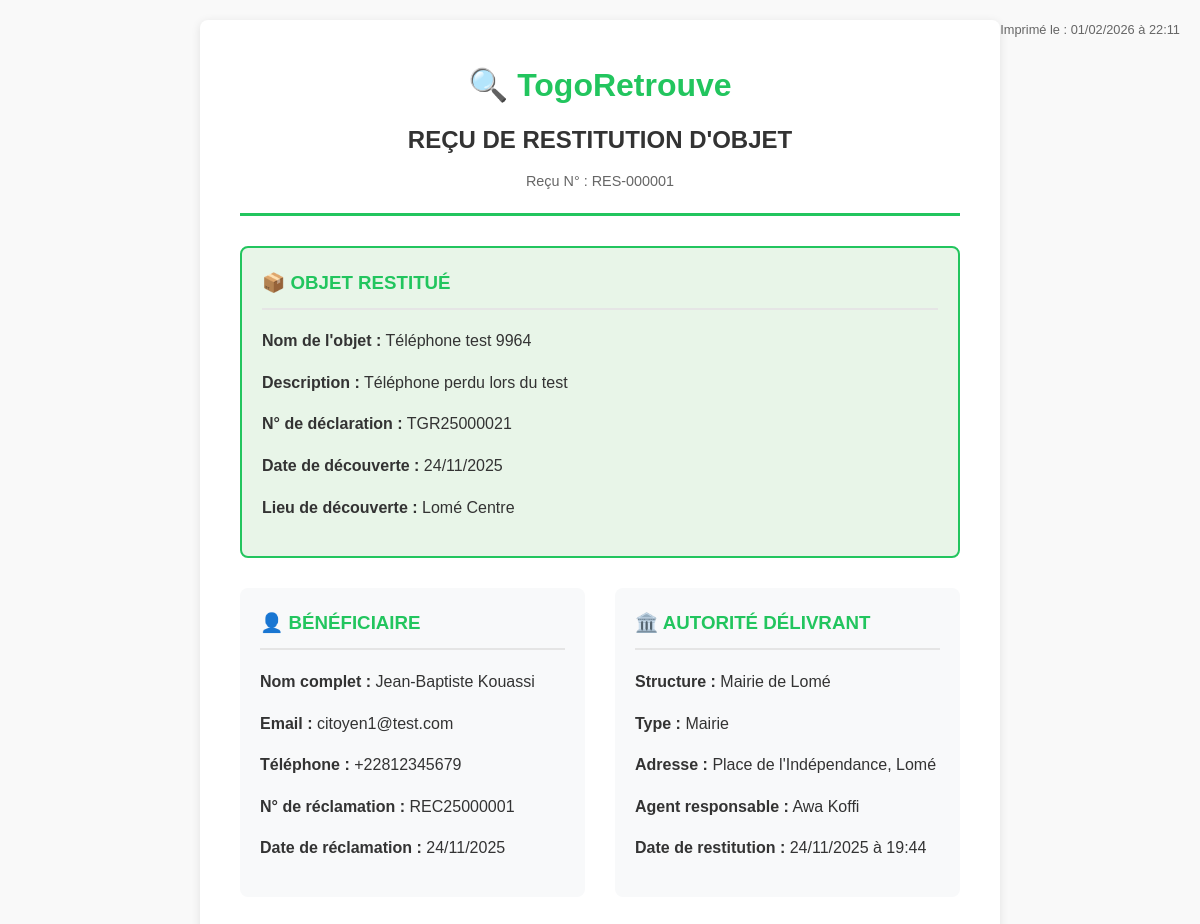
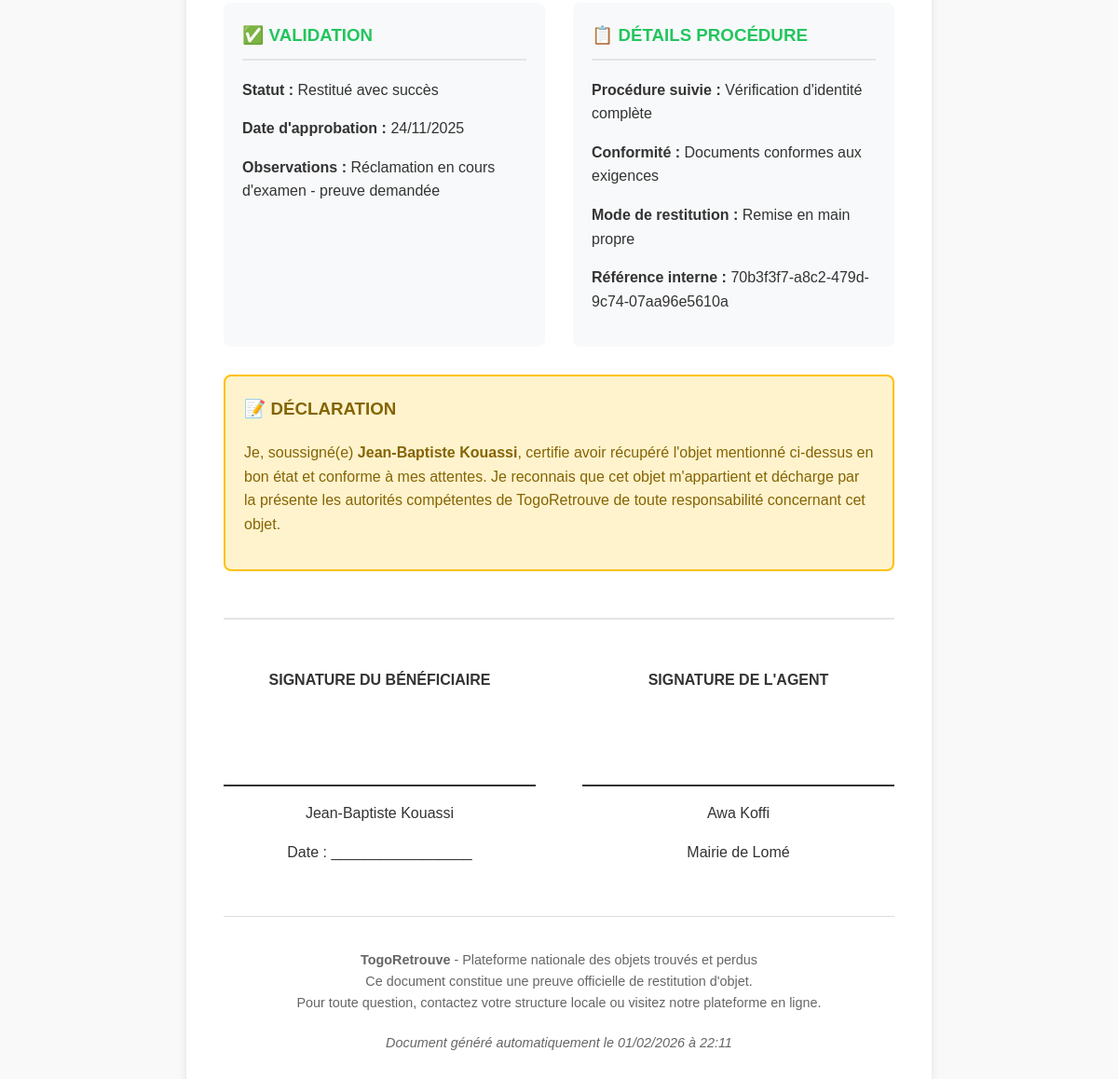
Page /agent/recu/1/ (signed in) on the committed database (2 pictures, top to bottom).
### core/models.py (models this page shows, shortened)
class Reclamation(models.Model):
    STATUT_CHOICES = [
        ('soumise', 'Soumise'),
        ('en_cours', 'En cours de vérification'),
        ('approuvee', 'Approuvée'),
        ('rejetee', 'Rejetée'),
        ('retiree', 'Retirée par le réclamant'),
    ]
    uuid = models.UUIDField(default=uuid.uuid4, unique=True, editable=False)
    numero_reclamation = models.CharField(max_length=20, unique=True, blank=True)
    declaration = models.ForeignKey(Declaration, on_delete=models.CASCADE, related_name='reclamations')
    reclamant = models.ForeignKey(Utilisateur, on_delete=models.CASCADE, related_name='mes_reclamations')
    agent_traitant = models.ForeignKey(Utilisateur, on_delete=models.SET_NULL, null=True, blank=True,
                                     related_name='reclamations_traitees',
                                     limit_choices_to={'role__in': ['agent', 'admin', 'superadmin']})
    statut = models.CharField(max_length=15, choices=STATUT_CHOICES, default='soumise')
    justification = models.TextField(help_text="Pourquoi cet objet vous appartient-il ?")
    telephone_contact = models.CharField(max_length=20, blank=True)
    email_contact = models.EmailField(blank=True)
    date_reclamation = models.DateTimeField(auto_now_add=True)
    date_traitement = models.DateTimeField(null=True, blank=True)
    date_retrait_prevue = models.DateTimeField(null=True, blank=True)
    commentaire_reclamant = models.TextField(blank=True)
    commentaire_agent = models.TextField(blank=True, help_text="Commentaire interne de l'agent")
    motif_rejet = models.TextField(blank=True)
    priorite = models.IntegerField(default=1, choices=[(1, 'Normale'), (2, 'Haute'), (3, 'Urgente')])
    derniere_modification = models.DateTimeField(auto_now=True)
    class Meta:
        ordering = ['-date_reclamation']
        unique_together = ('declaration', 'reclamant')

class Declaration(models.Model):
    STATUT_CHOICES = [
        ('cree', 'Créé'),
        ('en_validation', 'En validation'),
        ('valide', 'Validé'),
        ('publie', 'Publié'),
        ('reclame', 'Réclamé'),
        ('en_verification', 'En vérification'),
        ('restitue', 'Restitué'),
        ('rejete', 'Rejeté'),
        ('archive', 'Archivé'),
    ]
    TYPE_CHOICES = [
        ('perdu', 'Objet perdu'),
        ('trouve', 'Objet trouvé'),
    ]
    uuid = models.UUIDField(default=uuid.uuid4, unique=True, editable=False)
    numero_declaration = models.CharField(max_length=20, unique=True, blank=True)
    type_declaration = models.CharField(max_length=10, choices=TYPE_CHOICES)
    statut = models.CharField(max_length=20, choices=STATUT_CHOICES, default='cree')
    nom_objet = models.CharField(max_length=200)
    description = models.TextField()
    categorie = models.ForeignKey(CategorieObjet, on_delete=models.SET_NULL, null=True, blank=True)
    photo_principale = models.ImageField(upload_to='declarations/', blank=True, null=True)
    region = models.ForeignKey(Region, on_delete=models.SET_NULL, null=True, blank=True)
    prefecture = models.ForeignKey(Prefecture, on_delete=models.SET_NULL, null=True, blank=True)
    structure_locale = models.ForeignKey(StructureLocale, on_delete=models.SET_NULL, null=True, blank=True)
    lieu_precis = models.CharField(max_length=300, help_text="Lieu précis de perte/découverte")
    date_incident = models.DateField(help_text="Date de perte ou de découverte")
    date_declaration = models.DateTimeField(auto_now_add=True)
    date_publication = models.DateTimeField(null=True, blank=True)
    date_restitution = models.DateTimeField(null=True, blank=True)
    declarant = models.ForeignKey(Utilisateur, on_delete=models.CASCADE, related_name='mes_declarations')
    agent_validateur = models.ForeignKey(Utilisateur, on_delete=models.SET_NULL, null=True, blank=True,
                                       related_name='declarations_validees',
                                       limit_choices_to={'role__in': ['agent', 'admin', 'superadmin']})
    commentaire_declarant = models.TextField(blank=True)
    commentaire_agent = models.TextField(blank=True, help_text="Commentaire interne de l'agent")
    priorite = models.IntegerField(default=1, choices=[(1, 'Normale'), (2, 'Haute'), (3, 'Urgente')])
    visible_publiquement = models.BooleanField(default=True)
    nombre_vues = models.PositiveIntegerField(default=0)
    derniere_modification = models.DateTimeField(auto_now=True)
    class Meta:
        ordering = ['-date_declaration']
        permissions = [
            ("can_validate_declaration", "Peut valider une déclaration"),
            ("can_publish_declaration", "Peut publier une déclaration"),
            ("can_archive_declaration", "Peut archiver une déclaration"),
        ]

class Utilisateur(AbstractUser):
    telephone = models.CharField(max_length=20, blank=True, null=True)
    ROLE_CHOICES = [
        ('citoyen', 'Citoyen'),
        ('agent', 'Agent'),
        ('admin', 'Administrateur'),
    ]
    role = models.CharField(max_length=12, choices=ROLE_CHOICES, default='citoyen')
    region = models.ForeignKey(Region, on_delete=models.SET_NULL, blank=True, null=True)
    prefecture = models.ForeignKey(Prefecture, on_delete=models.SET_NULL, blank=True, null=True)
    structure_locale = models.ForeignKey(StructureLocale, on_delete=models.SET_NULL, blank=True, null=True)
    date_derniere_connexion = models.DateTimeField(null=True, blank=True)
    actif = models.BooleanField(default=True)
    verifie = models.BooleanField(default=False, help_text="Compte vérifié par un admin")
    date_verification = models.DateTimeField(null=True, blank=True)
    class Meta:
        permissions = [
            ("can_manage_declarations", "Peut gérer les déclarations"),
            ("can_validate_claims", "Peut valider les réclamations"),
            ("can_manage_users", "Peut gérer les utilisateurs"),
            ("can_view_analytics", "Peut voir les analytics"),
            ("can_manage_regions", "Peut gérer les régions"),
        ]

class StructureLocale(models.Model):
    TYPE_CHOICES = [
        ('commissariat', 'Commissariat'),
        ('mairie', 'Mairie'),
        ('gendarmerie', 'Gendarmerie'),
        ('poste', 'Bureau de poste'),
        ('autre', 'Autre structure locale'),
    ]
    nom = models.CharField(max_length=150)
    type_structure = models.CharField(max_length=20, choices=TYPE_CHOICES)
    prefecture = models.ForeignKey(Prefecture, on_delete=models.CASCADE, related_name='structures_locales')
    adresse = models.TextField(blank=True)
    telephone = models.CharField(max_length=20, blank=True)
    email = models.EmailField(blank=True)
    actif = models.BooleanField(default=True)
    date_creation = models.DateTimeField(auto_now_add=True, null=True)
    class Meta:
        ordering = ['nom']

class Prefecture(models.Model):
    region = models.ForeignKey(Region, on_delete=models.CASCADE, related_name='prefectures')
    nom = models.CharField(max_length=100)
    code = models.CharField(max_length=10, unique=True, null=True, blank=True)
    actif = models.BooleanField(default=True)
    date_creation = models.DateTimeField(auto_now_add=True, null=True)
    class Meta:
        unique_together = ('region', 'nom')
        ordering = ['nom']

class Region(models.Model):
    nom = models.CharField(max_length=100, unique=True)
    code = models.CharField(max_length=10, unique=True, null=True, blank=True)
    actif = models.BooleanField(default=True)
    date_creation = models.DateTimeField(auto_now_add=True, null=True)
    class Meta:
        ordering = ['nom']

### core/views_agent.py (the view)
@login_required
@role_required(['agent'])
def generer_recu_restitution(request, reclamation_id):
    user = request.user
    reclamation = get_object_or_404(Reclamation, id=reclamation_id)
    if not _agent_peut_acceder_signalement(user, reclamation.declaration):
        messages.error(request, "Vous n'avez pas accès à cette réclamation.")
        return redirect('togo_agent:verification_identite')
    context = {
        'reclamation': reclamation,
        'agent': user,
        'date_impression': timezone.now(),
    }
    return render(request, 'agent/recu_restitution.html', context)

### core/views_agent.py (called while the page is built)
def _agent_peut_acceder_signalement(agent, signalement):
    if agent.structure_locale and signalement.structure_locale:
        return agent.structure_locale == signalement.structure_locale
    return False

### core/templates/agent/recu_restitution.html (shortened to what this page needs)
<!DOCTYPE html>
<html lang="fr">
<head>
</head>
<body>
    <div class="date-impression">
        Imprimé le : {{ date_impression|date:"d/m/Y à H:i" }}
    </div>
    <div class="recu">
        <div class="header">
            <div class="logo">🔍 TogoRetrouve</div>
            <div class="titre">REÇU DE RESTITUTION D'OBJET</div>
            <div class="numero-recu">Reçu N° : RES-{{ reclamation.id|stringformat:"06d" }}</div>
        </div>
        <div class="info-grid">
            <div class="info-section objet-info">
                <h3>📦 OBJET RESTITUÉ</h3>
                <p><strong>Nom de l'objet :</strong> {{ reclamation.declaration.nom_objet }}</p>
                <p><strong>Description :</strong> {{ reclamation.declaration.description }}</p>
                <p><strong>N° de déclaration :</strong> {{ reclamation.declaration.numero_declaration }}</p>
                <p><strong>Date de découverte :</strong> {{ reclamation.declaration.date_incident|date:"d/m/Y" }}</p>
                <p><strong>Lieu de découverte :</strong> {{ reclamation.declaration.lieu_precis }}</p>
            </div>
        </div>
        <div class="info-grid">
            <div class="info-section">
                <h3>👤 BÉNÉFICIAIRE</h3>
                <p><strong>Nom complet :</strong> {{ reclamation.reclamant.get_full_name|default:reclamation.reclamant.username }}</p>
                <p><strong>Email :</strong> {{ reclamation.reclamant.email }}</p>
                {% if reclamation.telephone_contact %}
                <p><strong>Téléphone :</strong> {{ reclamation.telephone_contact }}</p>
                {% endif %}
                <p><strong>N° de réclamation :</strong> {{ reclamation.numero_reclamation }}</p>
                <p><strong>Date de réclamation :</strong> {{ reclamation.date_reclamation|date:"d/m/Y" }}</p>
            </div>
            <div class="info-section">
                <h3>🏛️ AUTORITÉ DÉLIVRANT</h3>
                <p><strong>Structure :</strong> {{ agent.structure_locale.nom|default:agent.prefecture.nom|default:agent.region.nom }}</p>
                <p><strong>Type :</strong> {{ agent.structure_locale.get_type_structure_display|default:"Préfecture"|default:"Région" }}</p>
                {% if agent.structure_locale.adresse %}
                <p><strong>Adresse :</strong> {{ agent.structure_locale.adresse }}</p>
                {% endif %}
                <p><strong>Agent responsable :</strong> {{ agent.get_full_name|default:agent.username }}</p>
                <p><strong>Date de restitution :</strong> {{ reclamation.declaration.date_restitution|date:"d/m/Y à H:i" }}</p>
            </div>
        </div>
        <div class="info-grid">
            <div class="info-section">
                <h3>✅ VALIDATION</h3>
                <p><strong>Statut :</strong> Restitué avec succès</p>
                <p><strong>Date d'approbation :</strong> {{ reclamation.date_traitement|date:"d/m/Y" }}</p>
                {% if reclamation.commentaire_agent %}
                <p><strong>Observations :</strong> {{ reclamation.commentaire_agent }}</p>
                {% endif %}
            </div>
            <div class="info-section">
                <h3>📋 DÉTAILS PROCÉDURE</h3>
                <p><strong>Procédure suivie :</strong> Vérification d'identité complète</p>
                <p><strong>Conformité :</strong> Documents conformes aux exigences</p>
                <p><strong>Mode de restitution :</strong> Remise en main propre</p>
                <p><strong>Référence interne :</strong> {{ reclamation.declaration.uuid|slice:":8" }}</p>
            </div>
        </div>
        <div style="margin: 30px 0; padding: 20px; background: #fff3cd; border: 2px solid #ffc107; border-radius: 8px;">
            <h3 style="margin-top: 0; color: #856404;">📝 DÉCLARATION</h3>
            <p style="color: #856404;">
                Je, soussigné(e) <strong>{{ reclamation.reclamant.get_full_name|default:reclamation.reclamant.username }}</strong>,
                certifie avoir récupéré l'objet mentionné ci-dessus en bon état et conforme à mes attentes.
                Je reconnais que cet objet m'appartient et décharge par la présente les autorités compétentes
                de TogoRetrouve de toute responsabilité concernant cet objet.
            </p>
        </div>
        <div class="signature-section">
            <div class="signature-box">
                <h4>SIGNATURE DU BÉNÉFICIAIRE</h4>
                <div class="signature-line"></div>
                <p>{{ reclamation.reclamant.get_full_name|default:reclamation.reclamant.username }}</p>
                <p>Date : _________________</p>
            </div>
            <div class="signature-box">
                <h4>SIGNATURE DE L'AGENT</h4>
                <div class="signature-line"></div>
                <p>{{ agent.get_full_name|default:agent.username }}</p>
                <p>{{ agent.structure_locale.nom|default:agent.prefecture.nom|default:agent.region.nom }}</p>
            </div>
        </div>
        <div class="footer">
            <p>
                <strong>TogoRetrouve</strong> - Plateforme nationale des objets trouvés et perdus<br>
                Ce document constitue une preuve officielle de restitution d'objet.<br>
                Pour toute question, contactez votre structure locale ou visitez notre plateforme en ligne.
            </p>
            <p style="margin-top: 20px;">
                <em>Document généré automatiquement le {{ date_impression|date:"d/m/Y à H:i" }}</em>
            </p>
        </div>
    </div>
</body>
</html>

### core/templates/agent/recu_restitution.html (style rules this page uses)
body { font-family: Arial, sans-serif; line-height: 1.6; color: #333; max-width: 800px; margin: 0 auto; padding: 20px; background: #f9f9f9; }
.recu { background: white; padding: 40px; border-radius: 8px; box-shadow: 0 2px 10px rgba(0,0,0,0.1); }
.header { text-align: center; border-bottom: 3px solid #22c55e; padding-bottom: 20px; margin-bottom: 30px; }
.logo { font-size: 2em; font-weight: bold; color: #22c55e; margin-bottom: 10px; }
.titre { font-size: 1.5em; font-weight: bold; margin-bottom: 10px; color: #333; }
.info-grid { display: grid; grid-template-columns: 1fr 1fr; gap: 30px; margin: 30px 0; }
.info-section { padding: 20px; background: #f8f9fa; border-radius: 8px; }
.info-section h3 { margin-top: 0; color: #22c55e; border-bottom: 2px solid #e5e5e5; padding-bottom: 10px; }
.objet-info { grid-column: span 2; background: #e8f5e8; border: 2px solid #22c55e; }
.signature-section { display: grid; grid-template-columns: 1fr 1fr; gap: 50px; margin-top: 50px; padding-top: 30px; border-top: 2px solid #e5e5e5; }
.signature-box { text-align: center; }
.signature-line { border-bottom: 2px solid #333; margin: 50px 0 10px 0; height: 50px; }
.footer { margin-top: 40px; padding-top: 20px; border-top: 1px solid #ddd; text-align: center; color: #666; font-size: 0.9em; }
.numero-recu { color: #666; font-size: 0.9em; }
.date-impression { position: absolute; top: 20px; right: 20px; color: #666; font-size: 0.8em; }

### rows in the picture
Reclamation: id "000001", declaration.nom_objet "Téléphone test 9964", declaration.description "Téléphone perdu lors du test", declaration.numero_declaration "TGR25000021", declaration.date_incident "24/11/2025", declaration.lieu_precis "Lomé Centre", reclamant.get_full_name "Jean-Baptiste Kouassi", reclamant.email "citoyen1@test.com", telephone_contact "+22812345679", numero_reclamation "REC25000001", date_reclamation "24/11/2025", declaration.date_restitution "24/11/2025 à 19:44", date_traitement "24/11/2025", commentaire_agent "Réclamation en cours d'examen - preuve demandée", declaration.uuid "70b3f3f7-a8c2-479d-9c74-07aa96e5610a"
Utilisateur: structure_locale.nom "Mairie de Lomé", structure_locale.type_structure "Mairie", structure_locale.adresse "Place de l'Indépendance, Lomé", get_full_name "Awa Koffi"
